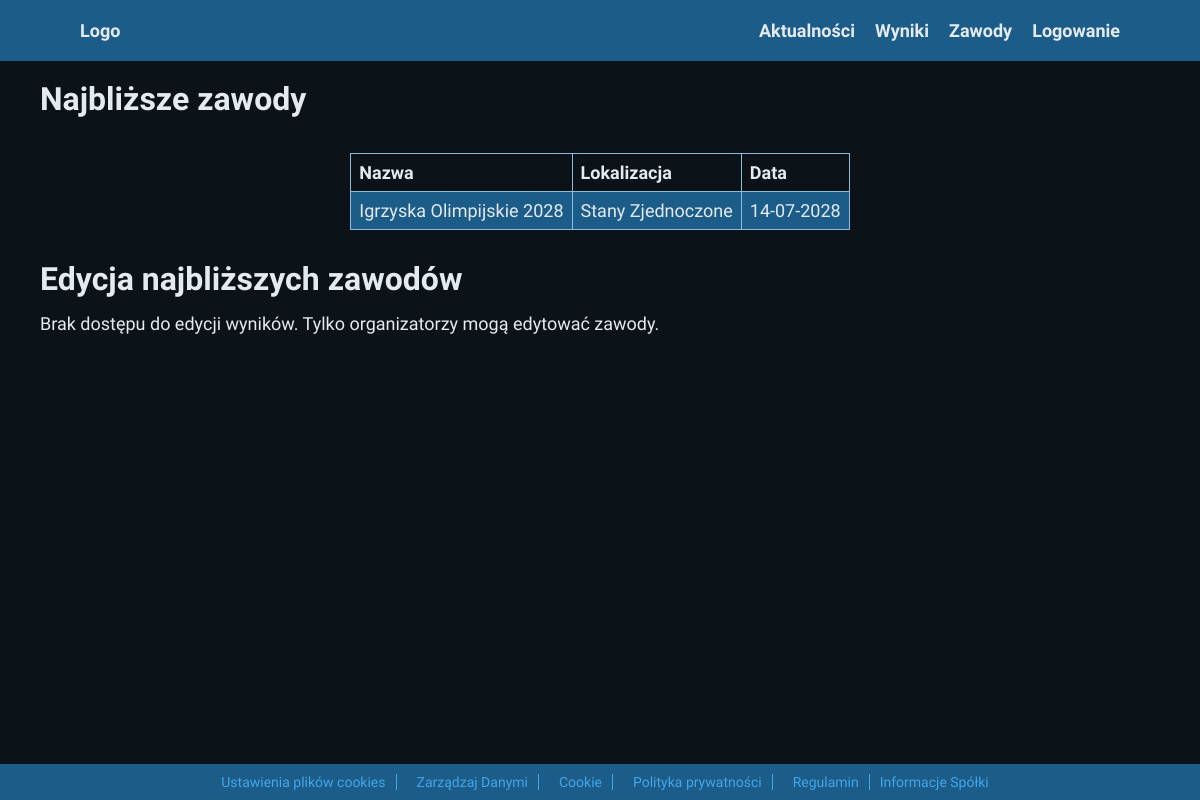
Screenshot of /aktualności.php with the database file from the repository.
### tables this page shows
CREATE TABLE `zawody` (
  `id_zawodow` int(11) NOT NULL,
  `nazwa` varchar(100) NOT NULL,
  `lokalizacja` varchar(100) DEFAULT NULL,
  `data` date NOT NULL,
  `id_uzytkownika` int(11) NOT NULL
);

### aktualności.php (the view, shortened to what this page needs)
<?php
require_once('funkcje.php');
try {
  $polaczenie = otworz_polaczenie();
  $zapytanie_zawody = "
        SELECT z.id_zawodow, z.nazwa, z.lokalizacja, z.data
        FROM zawody z
        LEFT JOIN wyniki w ON z.id_zawodow = w.id_zawodow AND w.id_uzytkownika = ?
        WHERE z.data > CURDATE()
        ";
  $zapytanie_zawody_przygotuj = $polaczenie->prepare($zapytanie_zawody);
  $zapytanie_zawody_przygotuj->bind_param("i", $_SESSION['id_uzytkownika']);
  $zapytanie_zawody_przygotuj->execute();
  $wynik_zawody = $zapytanie_zawody_przygotuj->get_result();
  $zapytanie_zawody2 = "
        SELECT w.id_wynikow, z.id_zawodow, z.nazwa, u.Imie, u.Nazwisko, u.email, w.konkurencja, w.wartosc_wyniku, w.data_wprowadzenia
        FROM wyniki w
        JOIN zawody z ON w.id_zawodow = z.id_zawodow
        JOIN użytkownicy u ON w.id_uzytkownika = u.id_uzytkownika
        WHERE z.data > CURDATE()
        ";
} catch (Exception $e) {
  logError("Wystąpił błąd: " . $e->getMessage());
  die("Błąd: " . $e->getMessage());
}
?>
<!DOCTYPE html>
<html lang="en">
<head>
  <link rel="stylesheet" href="style.css" />
</head>
<body class="body">
  <header class="flexbox">
    <div class="margines-header flexbox body-bold">
      <div><a href="index.php">Logo</a></div>
      <div class="flexbox header-links">
        <div><a href="aktualności.php">Aktualności</a></div>
        <div><a href="wyniki.php">Wyniki</a></div>
        <div><a href="zawody.php">Zawody</a></div>
        <?php if (isset($_SESSION['zalogowany']) && $_SESSION['zalogowany']): ?>
          <div><a href="konto.php">Konto</a></div>
        <?php else: ?>
          <div><a href="logowanie.php">Logowanie</a></div>
        <?php endif; ?>
      </div>
    </div>
  </header>
  <main>
    <section class="flexbox">
      <div class="margines">
        <h1 class="title">Najbliższe zawody</h1>
        <div class="flexbox wyniki-cont">
          <div class="wyniki-tabela">
            <table>
              <thead>
                <tr>
                  <th>Nazwa</th>
                  <th>Lokalizacja</th>
                  <th>Data</th>
                </tr>
              </thead>
              <tbody>
                <?php if ($wynik_zawody && $wynik_zawody->num_rows > 0): ?>
                  <?php while ($wiersz = $wynik_zawody->fetch_assoc()): ?>
                    <?php
                    $zapytanie_sprawdz = $polaczenie->prepare("SELECT * FROM wyniki WHERE id_zawodow = ? AND id_uzytkownika = ?");
                    $zapytanie_sprawdz->bind_param("ii", $wiersz['id_zawodow'], $_SESSION['id_uzytkownika']);
                    $zapytanie_sprawdz->execute();
                    $wynik_sprawdz = $zapytanie_sprawdz->get_result();
                    if ($wynik_sprawdz->num_rows > 0) {
                      $przycisk = 'Zrezygnuj z zawodów';
                      $akcja = 'zrezygnuj';
                      $klasaWiersz = 'zapisany';
                      $klasaButton = 'button2';
                    } else {
                      $klasaWiersz = '';
                    }
                    ?>
                    <tr class="<?php echo $klasaWiersz; ?>">
                      <td><?php echo htmlspecialchars($wiersz['nazwa']); ?></td>
                      <td><?php echo htmlspecialchars($wiersz['lokalizacja']); ?></td>
                      <td><?= date('d-m-Y', strtotime($wiersz['data'])) ?></td>
                    </tr>
                  <?php endwhile; ?>
                <?php else: ?>
                  <tr>
                    <td colspan="4">Brak danych do wyświetlenia.</td>
                  </tr>
                <?php endif; ?>
              </tbody>
            </table>
          </div>
        </div>
      </div>
    </section>
    <section class="flexbox">
      <div class="margines">
        <h2 class="title">Edycja najbliższych zawodów</h2>
        <?php if (isset($_SESSION['role']) && $_SESSION['role'] === 'organizator'): ?>
          <div class="wyniki-tabela">
            <table>
              <thead>
                <tr>
                  <th>Nazwa</th>
                  <th>Imie</th>
                  <th>Nazwisko</th>
                  <th>Email uczestnika</th>
                  <th>Konkurencja</th>
                  <th>Wartość wyniku</th>
                  <th>Data Wprowadzenia</th>
                  <th>Akcje</th>
                </tr>
              </thead>
              <tbody>
                <?php
                $zapytanie_zawody2_przygotuj = $polaczenie->prepare($zapytanie_zawody2);
                $zapytanie_zawody2_przygotuj->execute();
                $wynik_zawody2 = $zapytanie_zawody2_przygotuj->get_result();
                if ($wynik_zawody2 && $wynik_zawody2->num_rows > 0): ?>
                  <?php while ($wiersz2 = $wynik_zawody2->fetch_assoc()): ?>
                    <tr>
                      <form action="aktualności.php" method="POST">
                        <input type="hidden" name="id_wynikow" value="<?php echo isset($wiersz2['id_wynikow']) ? htmlspecialchars($wiersz2['id_wynikow']) : ''; ?>">
                        <td><?php echo htmlspecialchars($wiersz2['nazwa']); ?></td>
                        <td><?php echo htmlspecialchars($wiersz2['Imie']); ?></td>
                        <td><?php echo htmlspecialchars($wiersz2['Nazwisko']); ?></td>
                        <td><?php echo htmlspecialchars($wiersz2['email']); ?></td>
                        <td>
                          <input type="text" name="konkurencja" value="<?php echo htmlspecialchars($wiersz2['konkurencja']); ?>">
                        </td>
                        <td>
                          <input type="text" name="wartosc_wyniku" value="<?php echo htmlspecialchars($wiersz2['wartosc_wyniku']); ?>">
                        </td>
                        <td><?php echo htmlspecialchars($wiersz2['data_wprowadzenia']); ?></td>
                        <td>
                          <button type="submit" name="zapisz" class="button">Zapisz</button>
                        </td>
                      </form>
                    </tr>
                  <?php endwhile; ?>
                <?php else: ?>
                  <tr>
                    <td colspan="8">Brak wyników do wyświetlenia.</td>
                  </tr>
                <?php endif; ?>
              </tbody>
            </table>
          </div>
        <?php else: ?>
          <p>Brak dostępu do edycji wyników. Tylko organizatorzy mogą edytować zawody.</p>
        <?php endif; ?>
      </div>
    </section>
  </main>
  <footer class="flexbox">
    <div class="margines flexbox footer-cont">
      <div class="small footer-item"><a href="#">Ustawienia plików cookies</a></div>
      <div class="small footer-item"><a href="#">Zarządzaj Danymi</a></div>
      <div class="small footer-item"><a href="#">Cookie</a></div>
      <div class="small footer-item"><a href="#">Polityka prywatności</a></div>
      <div class="small footer-item"><a href="#">Regulamin</a></div>
      <div class="small"><a href="#">Informacje Spółki</a></div>
    </div>
  </footer>
</body>
</html>

### style.css (style rules this page uses)
:root { --text-color: #e4eaee; --background-color: #0b1318; --primary-color: #8ebcdb; --secondary-color: #1c5c88; --accent-color: #43a6e9; --font: "Mukta Mahee", sans-serif; }
* { margin: 0; padding: 0; box-sizing: border-box; }
html, body { height: 100%; margin: 0; display: flex; flex-direction: column; }
body { color: var(--text-color); background-color: var(--background-color); display: flex; flex-direction: column; margin-top: 70px; }
main { flex: 1; }
h1, h2, h3, h4, h5, h6 { margin-bottom: 15px; }
p { margin-bottom: 15px; }
a { color: var(--accent-color); text-decoration: none; }
header { position: fixed; top: 0; left: 0; width: 100%; z-index: 1000; }
header a { color: var(--text-color); }
.title { font-family: var(--font); font-size: 32px; font-weight: 700; margin-top: 10px; }
.body { font-family: var(--font); font-size: 18px; font-weight: 400; }
.body-bold { font-family: var(--font); font-size: 18px; font-weight: 700; }
.small { font-family: var(--font); font-size: 14px; font-weight: 400; }
.margines-header { margin: 0px 40px; width: 100%; max-width: 2000px; justify-content: space-between !important; }
.margines { margin: 0px 40px; width: 100%; max-width: 1440px; justify-content: space-between !important; }
header { background-color: var(--secondary-color); padding: 20px 40px; }
.flexbox { display: flex; flex-direction: row; align-items: center; justify-content: center; }
.header-links div { margin-left: 20px; }
.wyniki-cont { justify-content: space-between; flex-direction: column; margin-bottom: 20px; }
.wyniki-tabela { margin-top: 20px; }
table { width: 100%; border-collapse: collapse; }
th, td { border: 1px solid var(--primary-color); padding: 8px; text-align: left; }
th { background-color: var(--background-color); }
tr { background-color: var(--secondary-color); }
footer { background-color: var(--secondary-color); text-align: center; padding: 10px 40px; width: 100%; }
.footer-cont { justify-content: center !important; gap: 10px; }
.footer-item { padding: 0px 10px; border-right: 1px solid var(--accent-color); }

### rows the page displays
zawody: nazwa "Igrzyska Olimpijskie 2028", lokalizacja "Stany Zjednoczone", data "14-07-2028"
